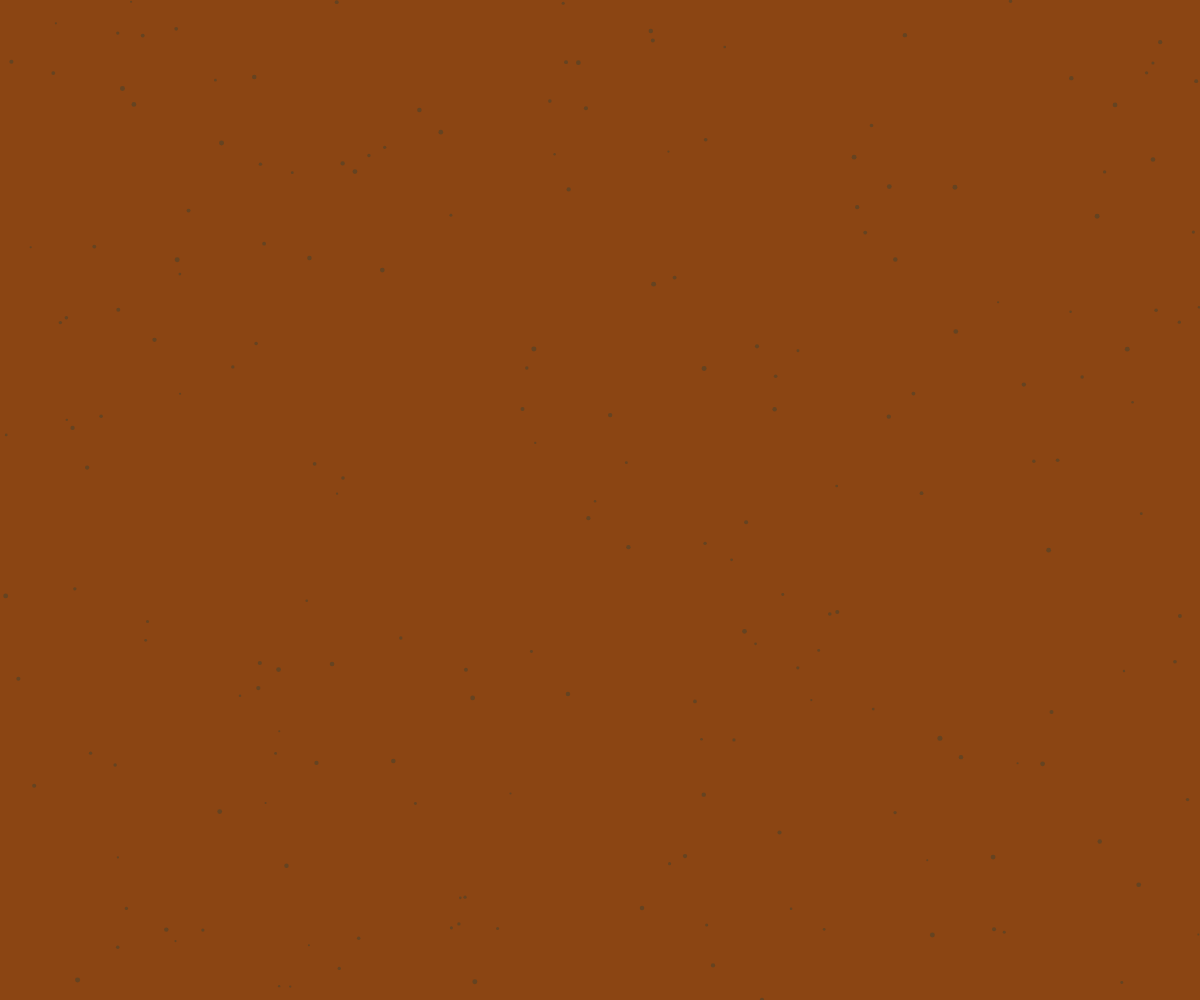
Frame 1 (no input)
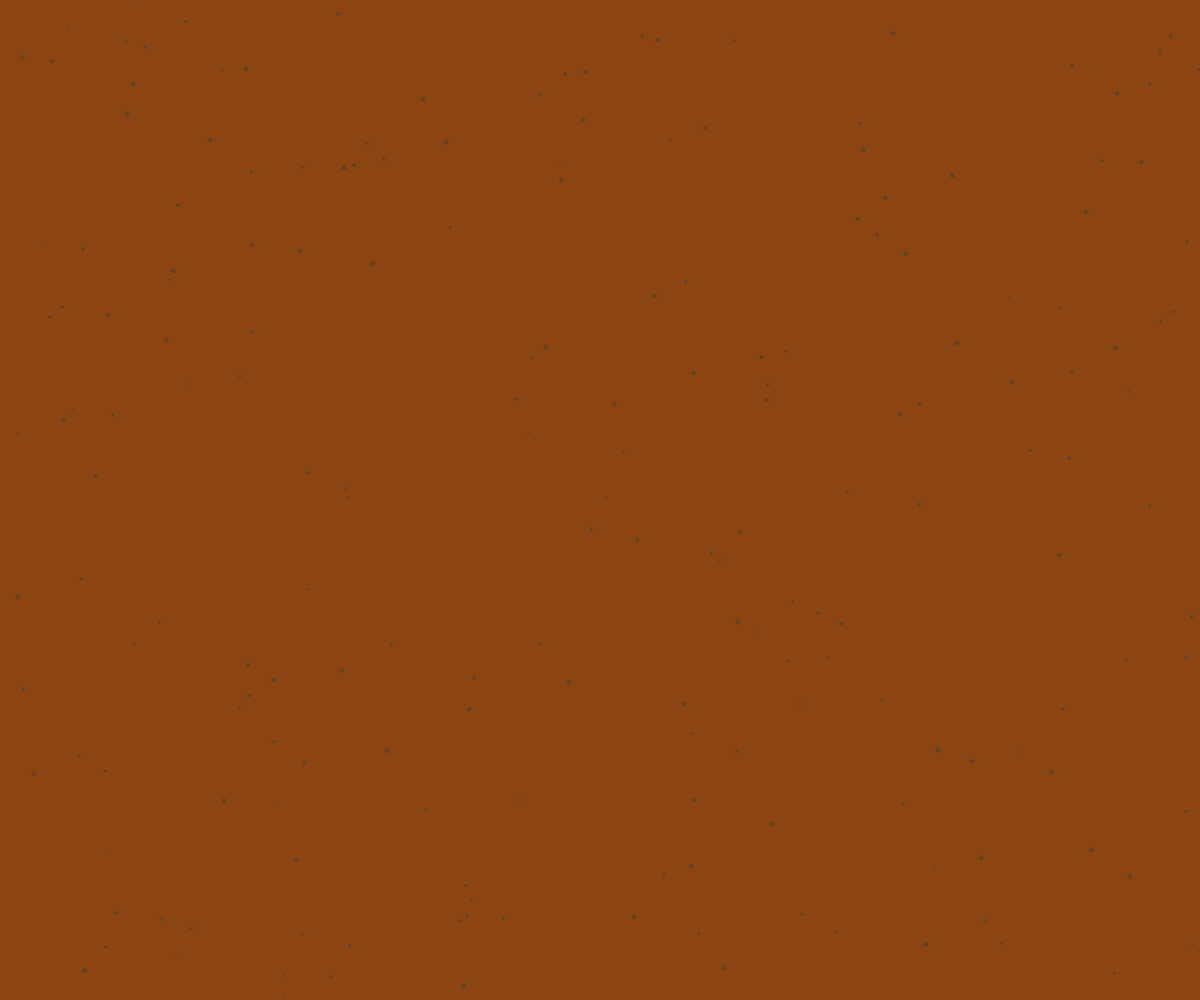
Frame 60 (no input)
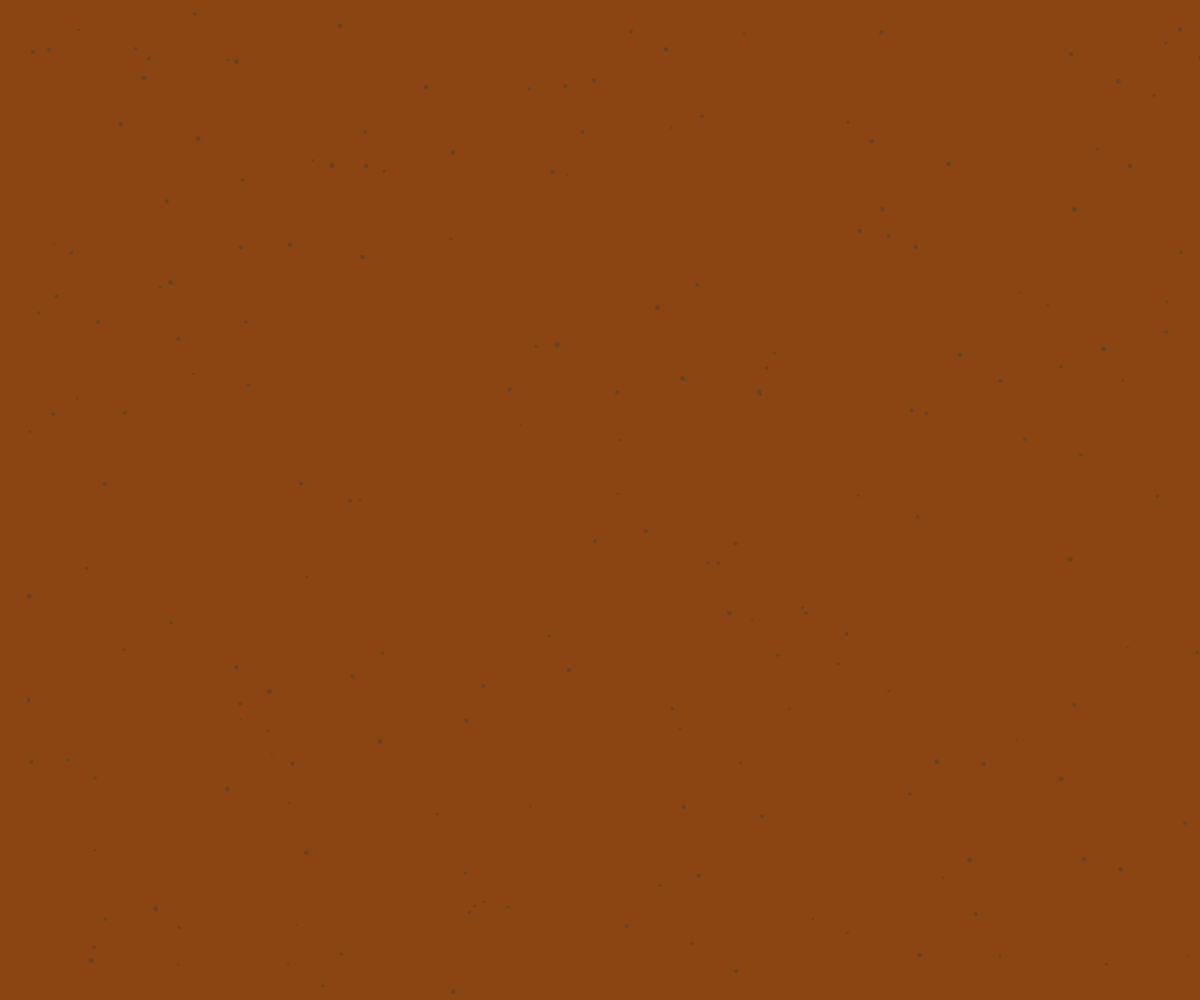
Frame 120 (the mouse pressed at the canvas centre since frame 60)

The p5.js sketch that drew these frames (run headless with seeded random() and noise() and a simulated clock; from frame 60 on, the mouse is pressed at the canvas centre):

// p5.js sketch
// ── sketch.js
let seeds = [];
let soilColor;
let greenSprouts = [];
let furrow = [];

function setup() {
  createCanvas(windowWidth, windowHeight);
  colorMode(RGB);

  // Create rich earth tones
  soilColor = color(139, 69, 19); // Brown

  // Generate initial seeds
  for (let i = 0; i < 200; i++) {
    seeds.push({
      x: random(width),
      y: random(height),
      size: random(2, 5),
      dormant: true,
      sprout: null
    });
  }
}

function draw() {
  background(soilColor);

  // Animate the field gently
  let time = millis() * 0.0001;
  for (let i = 0; i < seeds.length; i++) {
    let s = seeds[i];
    if (s.dormant) {
      // Slight movement to simulate wind or soil settling
      s.x += sin(time + i) * 0.2;
      s.y += cos(time + i) * 0.2;
    }
  }

  // Draw furrow if exists
  if (furrow.length > 1) {
    stroke(34, 139, 34); // Dark green for furrow
    strokeWeight(3);
    noFill();
    beginShape();
    for (let i = 0; i < furrow.length; i++) {
      vertex(furrow[i].x, furrow[i].y);
    }
    endShape();
  }

  // Draw seeds
  noStroke();
  fill(101, 67, 33); // Darker brown for seeds
  for (let i = 0; i < seeds.length; i++) {
    let s = seeds[i];
    if (s.dormant) {
      ellipse(s.x, s.y, s.size);
    }
  }

  // Draw sprouts that are growing
  for (let i = 0; i < greenSprouts.length; i++) {
    let g = greenSprouts[i];
    g.grow();
    if (g.isFinished()) {
      greenSprouts.splice(i, 1);
      i--;
    }
  }

  // Draw sprouts
  for (let i = 0; i < greenSprouts.length; i++) {
    greenSprouts[i].draw();
  }
}

function mousePressed() {
  furrow = [];
}

function mouseDragged() {
  // Add to furrow path
  furrow.push({x: mouseX, y: mouseY});

  // Check if any seeds are under the cursor and make them sprout
  for (let i = 0; i < seeds.length; i++) {
    let s = seeds[i];
    let d = dist(mouseX, mouseY, s.x, s.y);
    if (d < s.size + 10 && s.dormant) {
      s.dormant = false;
      greenSprouts.push(new Sprout(s.x, s.y));
    }
  }
}

class Sprout {
  constructor(x, y) {
    this.x = x;
    this.y = y;
    this.height = 0;
    this.growthRate = random(0.5, 1.5);
    this.maxHeight = random(30, 60);
    this.color = color(random(30, 50), random(100, 150), random(30, 50));
  }

  grow() {
    this.height += this.growthRate;
  }

  isFinished() {
    return this.height >= this.maxHeight;
  }

  draw() {
    stroke(this.color);
    strokeWeight(2);
    line(this.x, this.y, this.x, this.y - this.height);
  }
}
